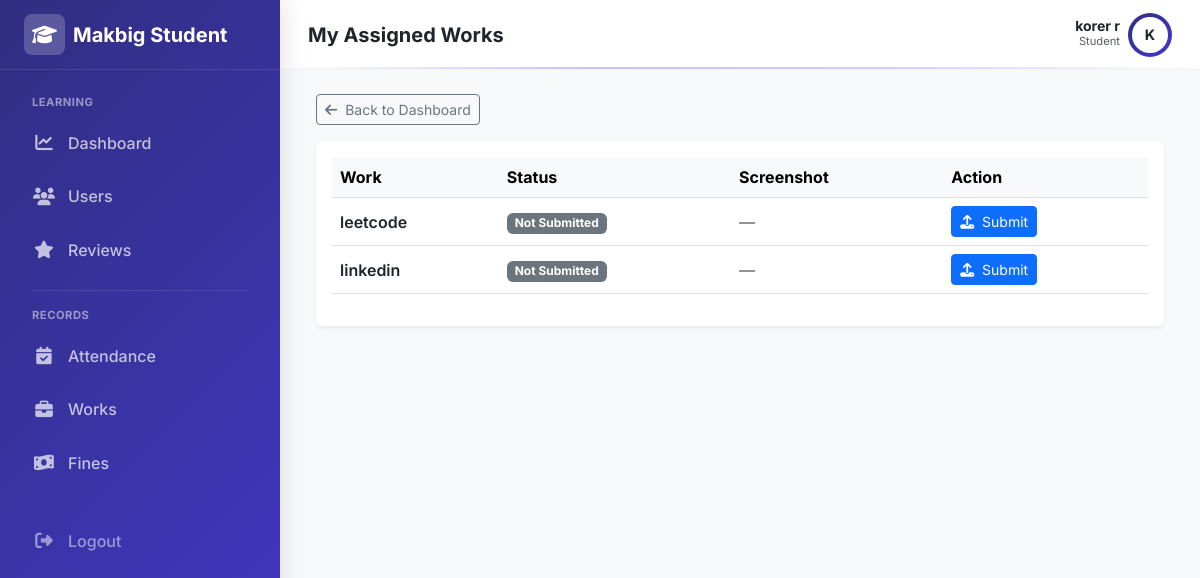
The app's page /student/works/ (signed in) with its own data.
### adminpanel/models.py (models this page shows, shortened)
class User(AbstractUser):
    email=models.EmailField(unique=True,db_index=True)
    mobile_number = models.CharField(max_length=15, blank=True, null=True)
    is_student=models.BooleanField(default=False)

### works/models.py (models this page shows, shortened)
class WorkAssignment(models.Model):
    student = models.ForeignKey(StudentProfile, on_delete=models.CASCADE,related_name='work_assignments')
    work_type = models.ForeignKey(WorkType, on_delete=models.CASCADE)
    assigned_at = models.DateTimeField(auto_now_add=True)
    is_active = models.BooleanField(default=True)
    class Meta:
        constraints = [
            models.UniqueConstraint(
                fields=['student', 'work_type'],
                name='unique_student_work'
            )
        ]

class WorkType(models.Model):
    FREQUENCY_CHOICES = [
        ('daily', 'Daily'),
        ('weekly', 'Weekly'),
    ]
    name = models.CharField(max_length=100)
    frequency = models.CharField(max_length=10, choices=FREQUENCY_CHOICES)
    course = models.ForeignKey(Course,on_delete=models.CASCADE,related_name='work_types')
    is_active = models.BooleanField(default=True)
    created_at = models.DateTimeField(auto_now_add=True)

### works/views.py (the view)
# urls.py: path('', views.student_works, name='student_works'),
@login_required
def student_works(request):
    student = get_object_or_404(StudentProfile, user=request.user)
    assignments = (
        WorkAssignment.objects
        .filter(student=student)
        .select_related('work_type')
    )
    submissions = {
        s.assignment_id: s
        for s in WorkSubmission.objects.filter(
            assignment__student=student
        )
    }
    data = []
    for assignment in assignments:
        submission = submissions.get(assignment.id)
        data.append({
            'assignment': assignment,
            'submission': submission,
            'is_pending': submission is None
        })
    return render(
        request,
        'works/student_works.html',
        {'data': data}
    )

### reviewtickets/context_processors.py (called while the page is built)
def ticket_notifications(request):
    if request.user.is_authenticated and request.user.is_staff:
        count = ReviewTicket.objects.filter(
            status='pending',
            is_seen=False
        ).count()
        return {'ticket_notification_count': count}
    return {}

### templates/works/student_works.html (shortened to what this page needs)
{% extends "layouts/student_layout.html" %}
{% block page_title %}
My Assigned Works
{% endblock %}
{% block content %}
<div class="container-fluid">
    <div class="mb-3">
        <a href="{% url 'student_dashboard' %}" class="btn btn-outline-secondary btn-sm">
            <i class="fa-solid fa-arrow-left me-1"></i> Back to Dashboard
        </a>
    </div>
    <div class="card shadow-sm border-0">
        <div class="card-body">
            <div class="table-responsive">
                <table class="table align-middle table-hover">
                    <thead class="table-light">
                        <tr>
                            <th>Work</th>
                            <th>Status</th>
                            <th>Screenshot</th>
                            <th>Action</th>
                        </tr>
                    </thead>
                    <tbody>
                        {% for item in data %}
                        <tr>
                            <td class="fw-semibold">
                                {{ item.assignment.work_type.name }}
                            </td>
                            <td>
                                {% if item.submission %}
                                    {% if item.submission.status == 'pending' %}
                                        <span class="badge bg-warning text-dark">Pending</span>
                                    {% else %}
                                        <span class="badge bg-success">Verified</span>
                                    {% endif %}
                                {% else %}
                                    <span class="badge bg-secondary">Not Submitted</span>
                                {% endif %}
                            </td>
                            <td>
                                {% if item.submission %}
                                    <a href="{{ item.submission.screenshot.url }}"
                                       target="_blank"
                                       class="btn btn-sm btn-outline-primary">
                                        <i class="fa-solid fa-image me-1"></i> View
                                    </a>
                                {% else %}
                                    <span class="text-muted">—</span>
                                {% endif %}
                            </td>
                            <td>
                                {% if item.submission %}
                                    {% if item.submission.status == 'pending' %}
                                        <a href="{% url 'submit_work' item.assignment.id %}"
                                           class="btn btn-sm btn-warning">
                                            <i class="fa-solid fa-rotate me-1"></i> Resubmit
                                        </a>
                                    {% else %}
                                        <span class="text-success fw-semibold">
                                            <i class="fa-solid fa-circle-check me-1"></i> Verified
                                        </span>
                                    {% endif %}
                                {% else %}
                                    <a href="{% url 'submit_work' item.assignment.id %}"
                                       class="btn btn-sm btn-primary">
                                        <i class="fa-solid fa-upload me-1"></i> Submit
                                    </a>
                                {% endif %}
                            </td>
                        </tr>
                        {% empty %}
                        <tr>
                            <td colspan="4" class="text-center text-muted py-4">
                                No works assigned yet.
                            </td>
                        </tr>
                        {% endfor %}
                    </tbody>
                </table>
            </div>
        </div>
    </div>
</div>
{% endblock %}

### templates/layouts/student_layout.html (shortened to what this page needs)
{% load static %}
<!DOCTYPE html>
<html lang="en">
<head>
    <link href="https://cdn.jsdelivr.net/npm/bootstrap@5.3.0/dist/css/bootstrap.min.css" rel="stylesheet">
    <link rel="stylesheet" href="https://cdnjs.cloudflare.com/ajax/libs/font-awesome/6.4.0/css/all.min.css">
</head>
<body>
    <aside class="sidebar" id="sidebar">
        <div class="sidebar-brand">
            <a href="#" class="text-decoration-none d-flex align-items-center gap-2 text-white fs-5 fw-bold">
                <div class="sidebar-brand-icon">
                    <i class="fa-solid fa-graduation-cap"></i>
                </div>
                <span>Makbig Student</span>
            </a>
        </div>
        <nav class="sidebar-nav">
            <div class="small fw-bold text-uppercase mb-2 px-3"
                style="font-size: 0.7rem; letter-spacing: 0.5px; color: rgba(255,255,255,0.5);">Learning</div>
            <a href="{% url 'student_dashboard' %}"
                class="nav-link {% if request.resolver_match.url_name == 'student_dashboard' %}active{% endif %}">
                <i class="fa-solid fa-chart-line"></i> Dashboard
            </a>
            <a href="{% url "student_profile" %}" class="nav-link">
                <i class="fa-solid fa-users"></i> Users
            </a>
            <a href="{% url 'student_review' %}"
                class="nav-link {% if request.resolver_match.url_name == 'student_review' %}active{% endif %}">
                <i class="fa-solid fa-star"></i> Reviews
            </a>
            <div class="my-3 border-top mx-3" style="border-color: rgba(255,255,255,0.1) !important;"></div>
            <div class="small fw-bold text-uppercase mb-2 px-3"
                style="font-size: 0.7rem; letter-spacing: 0.5px; color: rgba(255,255,255,0.5);">Records</div>
            <a href="{% url "student_attendance" %}" class="nav-link">
                <i class="fa-solid fa-calendar-check"></i> Attendance
            </a>
            <a href="{% url "student_works" %}" class="nav-link">
                <i class="fa-solid fa-briefcase"></i> Works
            </a>
            <a href="#" class="nav-link">
                <i class="fa-solid fa-money-bill-wave"></i> Fines
            </a>
            <div class="mt-auto pt-4">
                <form method="POST" action="{% url 'student_logout' %}">
                    <button type="submit" class="nav-link w-100 border-0 bg-transparent text-white-50">
                        <i class="fa-solid fa-right-from-bracket"></i> Logout
                    </button>
                </form>
            </div>
        </nav>
    </aside>
    <div class="main-wrapper">
        <header class="topbar">
            <div class="d-flex align-items-center gap-3">
                <h5 class="mb-0 fw-bold text-dark">{% block page_title %}Dashboard{% endblock %}</h5>
            </div>
            <div class="d-flex align-items-center gap-3">
                <div class="d-flex align-items-center gap-2">
                    <div class="text-end d-none d-sm-block">
                        <div class="fw-bold small text-dark lh-1">{{ request.user.first_name }} {{request.user.last_name }}</div>
                        <div class="text-muted" style="font-size: 0.7rem;">Student</div>
                    </div>
                    <div class="rounded-circle p-1" style="background: var(--gradient-student);">
                        <div class="rounded-circle bg-white text-dark d-flex align-items-center justify-content-center fw-bold"
                            style="width:36px;height:36px; font-size: 0.9rem;">
                            {{ request.user.first_name|slice:":1"|upper }}
                        </div>
                    </div>
                </div>
            </div>
        </header>
        <div class="p-4">
            {% block content %}
            {% endblock %}
        </div>
    </div>
</body>
</html>

### templates/layouts/student_layout.html (style rules this page uses)
:root { --sidebar-width: 280px; --topbar-height: 70px; --gradient-student: linear-gradient(135deg, #312e81 0%, #4338ca 100%); --sidebar-text: #ffffff; --sidebar-text-muted: rgba(255, 255, 255, 0.7); --sidebar-hover: rgba(255, 255, 255, 0.12); --sidebar-active: rgba(255, 255, 255, 0.25); --bg-body: #f8f9fa; }
body { font-family: 'Inter', sans-serif; background-color: var(--bg-body); color: #334155; }
.sidebar { width: var(--sidebar-width); background: var(--gradient-student); display: flex; flex-direction: column; position: fixed; top: 0; bottom: 0; left: 0; z-index: 1045; transition: transform 0.3s cubic-bezier(0.4, 0, 0.2, 1); box-shadow: 4px 0 24px rgba(0, 0, 0, 0.1); color: #fff; }
.sidebar-brand { height: var(--topbar-height); display: flex; align-items: center; padding: 0 1.5rem; border-bottom: 1px solid rgba(255, 255, 255, 0.1); }
.sidebar-brand-icon { background: rgba(255, 255, 255, 0.2); color: #fff; border-radius: 8px; padding: 0.35rem 0.5rem; }
.sidebar-nav { padding: 1.5rem 1rem; flex-grow: 1; overflow-y: auto; }
.nav-link { display: flex; align-items: center; padding: 0.75rem 1rem; color: var(--sidebar-text-muted); font-weight: 500; border-radius: 0.75rem; margin-bottom: 0.35rem; transition: all 0.2s ease; }
.nav-link i { width: 24px; text-align: center; margin-right: 0.75rem; font-size: 1.1rem; }
.main-wrapper { margin-left: var(--sidebar-width); min-height: 100vh; display: flex; flex-direction: column; transition: margin-left 0.3s cubic-bezier(0.4, 0, 0.2, 1); }
.topbar { height: var(--topbar-height); background: rgba(255, 255, 255, 0.9); backdrop-filter: blur(10px); border-bottom: 1px solid rgba(0, 0, 0, 0.05); padding: 0 1.75rem; display: flex; align-items: center; justify-content: space-between; position: sticky; top: 0; z-index: 1020; }
.topbar::after { content: ''; position: absolute; bottom: 0; left: 0; width: 100%; height: 2px; background: linear-gradient(90deg, transparent, #4338ca, #6366f1, transparent); opacity: 0.3; }

### records on screen
User: user.first_name "korer", user.last_name "r", user.first_name "K"
WorkAssignment: assignment.work_type.name "leetcode"
WorkAssignment: assignment.work_type.name "linkedin"
